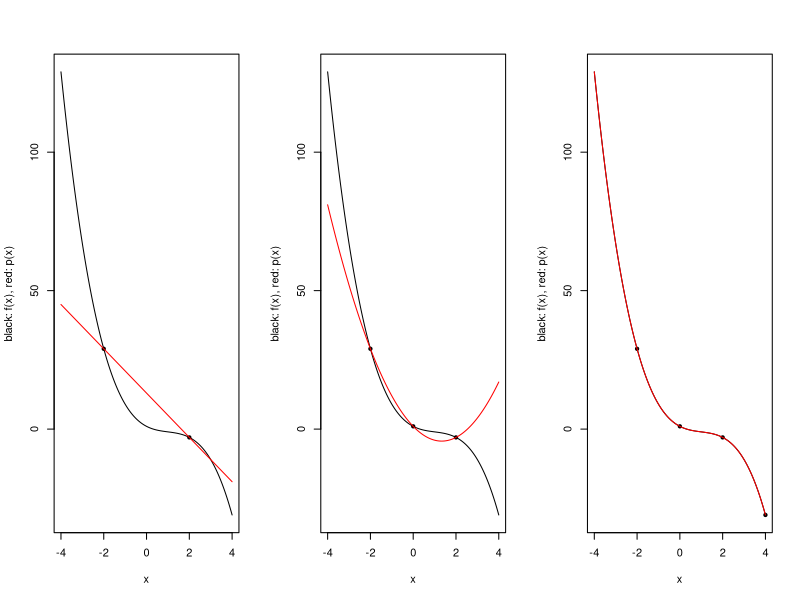
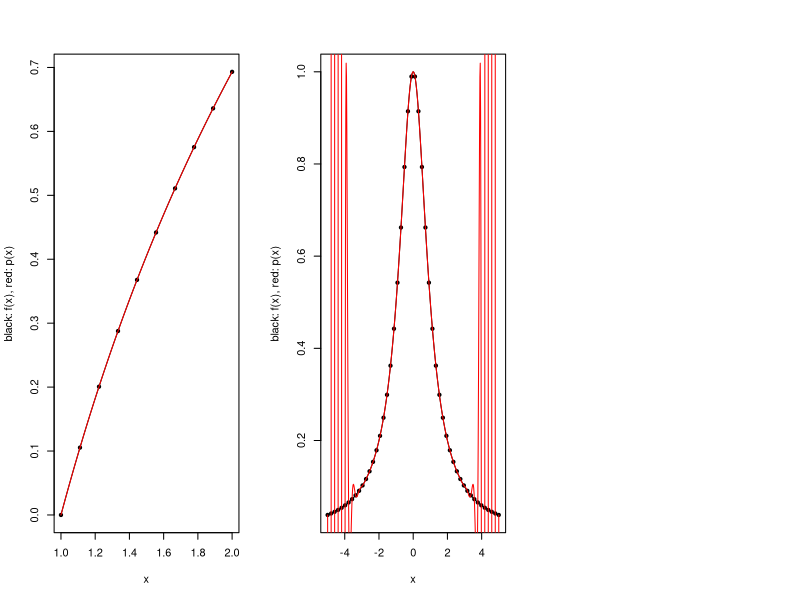
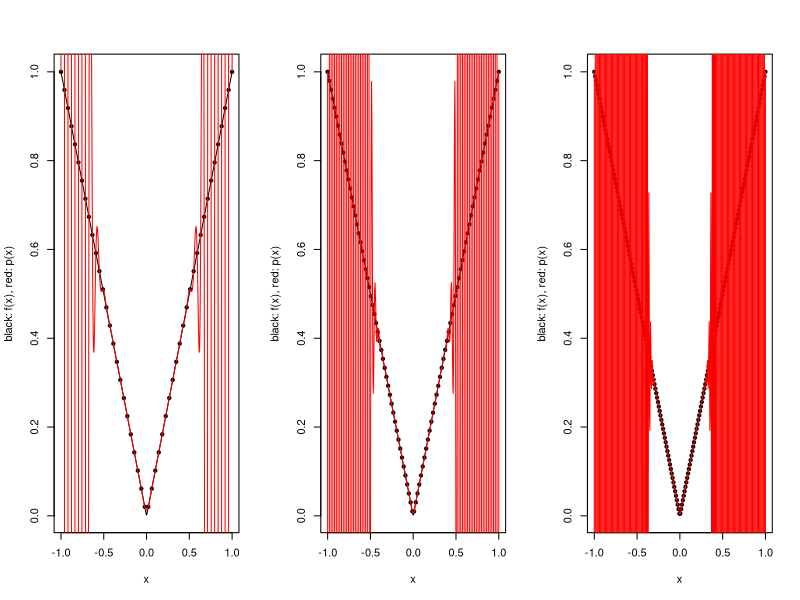
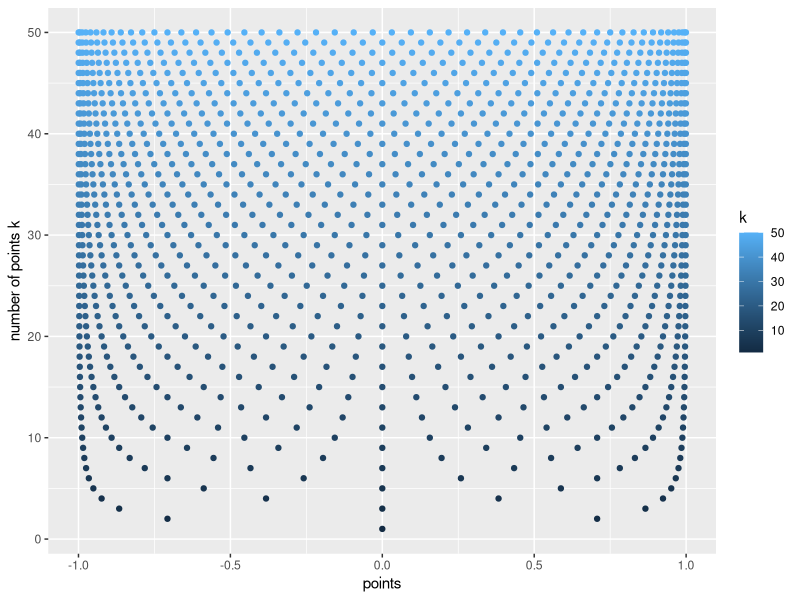
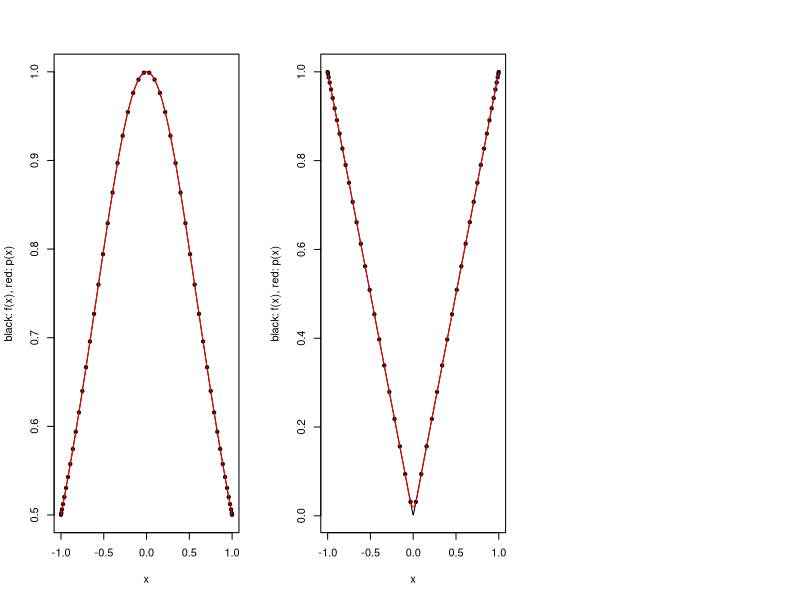
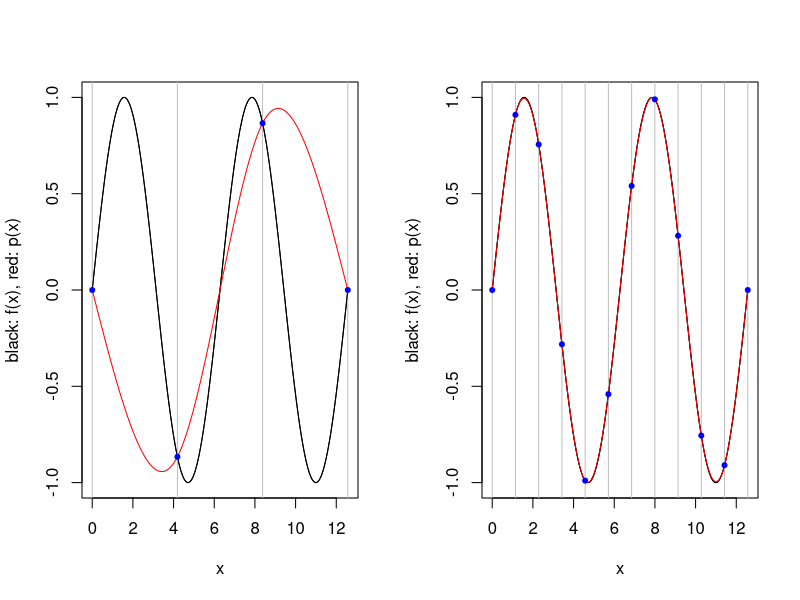
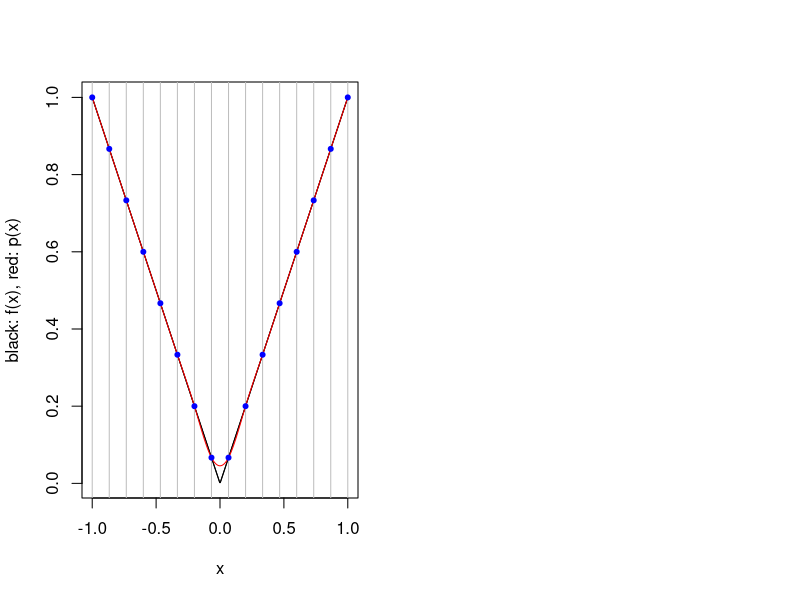
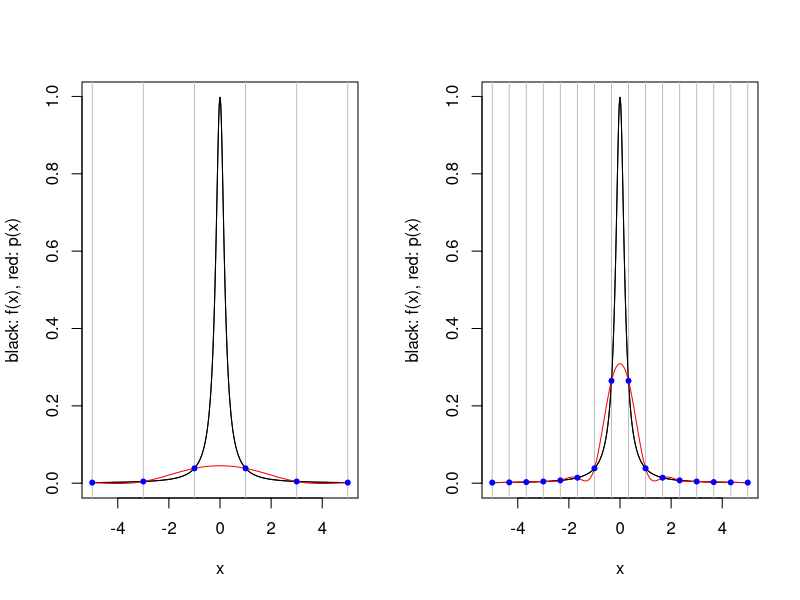

Reproduce these figures in R, in order.
## ---- chunk 1
knitr::opts_chunk$set(echo = TRUE, fig.align = 'center', fig.width=4, fig.height=4)
library(tidyverse)
library(magrittr)
library(reshape)
library(gridExtra)
## ---- chunk 2
construct.interpolating.polynomial <- function(f, xs) {
  k <- length(xs)
  fxs <- f(xs)
  p <- function(x) {
    value <- 0
    for (i in 1:k) {
      fi <- fxs[i]
      zs <- xs[setdiff(1:k,i)]
      li <- prod((x-zs)/(xs[i]-zs))
      value <- value + fi*li
    }
    return(value)
  }
  return(p)
}

plot.polynomial.approximation <- function(f, xs, a, b) {
  p <- construct.interpolating.polynomial(f, xs)
  vs <- seq(a, b, length.out=500)
  plot(vs, f(vs), type='l', xlab="x", ylab="black: f(x), red: p(x)")
  points(xs, f(xs), pch=20)
  lines(vs, vapply(vs, p, 0), col="red")
}

a <- -4
b <- 4

f <- function(x) {
  return(-x^3 + 3*x^2 - 4*x + 1)
}

par(mfrow=c(1,3))
plot.polynomial.approximation(f, c(-2, 2), a, b)
plot.polynomial.approximation(f, c(-2,0,2), a, b)
plot.polynomial.approximation(f, c(-2, 0, 2, 4), a, b)
## ---- chunk 3
construct.uniform.point.set <- function(a, b, k) {
  if (k==1) return(a)
  return(seq(a, b, length.out=k))
}

a <- 1
b <- 2
plot.polynomial.approximation(log, construct.uniform.point.set(a, b, 10), a, b)
## ---- chunk 4
a <- -5
b <- 5
f <- function(x) return(1/(1+x^2))
plot.polynomial.approximation(f, construct.uniform.point.set(a,b,50), a, b)
## ---- chunk 5
a <- -1
b <- 1
par(mfrow=c(1,3))
plot.polynomial.approximation(abs, construct.uniform.point.set(a,b,50), a, b)
plot.polynomial.approximation(abs, construct.uniform.point.set(a,b,100), a, b)
plot.polynomial.approximation(abs, construct.uniform.point.set(a,b,200), a, b)
## ---- chunk 6
construct.chebyshev.point.set <- function(k) {
  return(cos((2*(1:k)-1)/2/k*pi))
}

# visualize the Chebyshev points
chebyshev.visalization <- function(k){
  df <- data.frame(k = numeric(), points = list())
  for(i in 1:k){
    df <- rbind(df, data.frame(k=i, points = construct.chebyshev.point.set(i)))
  }
  ggplot(df, aes(color=k, x = points, y = k)) +
    geom_point(aes(color=k)) +
    labs(y="number of points k", xlab="")
}

# produce visualization
chebyshev.visalization(50)
## ---- chunk 7
plot.polynomial.approximation(f, construct.chebyshev.point.set(50), a, b)
plot.polynomial.approximation(abs, construct.chebyshev.point.set(50), a, b)
## ---- chunk 8
# compute spline parameters
create.spline.params <- function(f, xs) {
  n <- length(xs) - 1
  fxs <- f(xs)
  b <- d <- rep(0,n)
  h <- diff(xs)
  hlag2 <- diff(xs, lag=2)
  alpha <- 3/h[-1]*diff(fxs)[-1] - 3/h[-n]*diff(fxs)[-n]
  c <- l <- mu <- z <- rep(0,n+1)
  l[1] <- 1; mu[1] <- z[1] <- 0
  for (i in 2:(n)) {
    l[i] <- 2*hlag2[i-1] - h[i-1]*mu[i-1]
    mu[i] <- h[i]/l[i]
    z[i] <- (alpha[i-1]-h[i-1]*z[i-1])/l[i]
  }
  l[n+1] <- 1; z[n+1] <- c[n+1] <- 0
  for (j in n:1) {
    c[j] <- z[j] - mu[j]*c[j+1]
    b[j] <- (fxs[j+1] - fxs[j])/h[j] - h[j]*(c[j+1] + 2*c[j])/3
    d[j] <- (c[j+1]-c[j])/(3*h[j])
  }
  return(list(a=fxs, b = b, c = c, d = d))
}

# given parameters and the interval, return appropriate spline function
# this is needed as for n interpolation points, n-1 splines are produced
construct.spline <- function(a, b, c, d, i, xs) {
  return(function(x) a[i] + b[i]*(x - xs[i]) + c[i]*(x - xs[i])^2 + d[i]*(x - xs[i])^3)
}

# given x and interpolation points, return spline index
get.spline.subinterval <- function(x, xs){
  n <- length(xs-1)
  for(i in 1:n) {
    if (between(x, xs[i], xs[i+1])) return(i)
  }
}

# produce and plot the spline approximation for a function f and interpolation points xs
plot.cubic.splines.approximation <- function(f, xs){
  par <- create.spline.params(f, xs)
  spline <- function(x) construct.spline(par$a, par$b, par$c, par$d, 
                                         get.spline.subinterval(x, xs), xs)(x)
  vs <- seq(min(xs), max(xs), length.out=500)
  plot(vs, f(vs), type='l', xlab="x", ylab="black: f(x), red: p(x)")
  abline(v=xs, col = "grey")
  lines(vs, f(vs))
  lines(vs, vapply(vs, spline, 0), col="red")
  points(xs, f(xs), pch=20, col="blue")
}

## ---- chunk 9
par(mfrow=c(1,2))
plot.cubic.splines.approximation(sin, seq(0,4*pi, length.out=4))
plot.cubic.splines.approximation(sin, seq(0,4*pi, length.out=12))
## ---- chunk 10
plot.cubic.splines.approximation(function(x) abs(x), seq(-1,1, length.out=16))
## ---- chunk 11
par(mfrow=c(1,2))
plot.cubic.splines.approximation(function(x) 1/(1+25*x^2), seq(-5,5, length.out=6))
plot.cubic.splines.approximation(function(x) 1/(1+25*x^2), seq(-5,5, length.out=16))
## ---- chunk 12
plot.cubic.splines.approximation(function(x) 1/(1+25*x^2), seq(-5,5, length.out=45))
## ---- chunk 13
# returns the transition kernel P(x)
make.metropolis.hastings.kernel <- function(pi, Q) {
  q <- Q$density
  P <- function(x) {
      z <- Q$sample(x)
      alpha <- min(1, pi(z) * q(z, x) / pi(x) / q(x, z))
      if(runif(1) < alpha) {
        return(z)
      } else {
        return(x)
      }
  }
  return(P)
}

make.normal.proposal <- function(sigma) {
  Q <- list()
  Q$sample <- function(x) {
    return(rnorm(length(x), x, sigma))
  }
  Q$density <- function(x, z) {
    return(dnorm(z, x, sigma))
  }
  return(Q)
}

make.uniform.proposal <- function(range) {
  Q <- list()
  Q$sample <- function(x) {
    return(runif(length(x), x-range/2, x+range/2))
  }
  Q$density <- function(x, z) {
    return(dunif(z, z-range/2, z+range/2))
  }
  return(Q)
}

simulate.chain <- function(P, x0, n) {
  xs <- matrix(NA, n, length(x0))
  x <- x0
  for(i in 1:n) {
    x <- P(x)
    xs[i,] <- x
  }
  return(xs)
}
## ---- chunk 14
# generate markov chain using MH algorithm and N(0,0.5^2) proposal
# target: N(0,1)
n <- 1e4
xs <- simulate.chain(make.metropolis.hastings.kernel(dnorm,
                                                     make.normal.proposal(0.5)), 3, n)

# setup plot space
par(mfrow=c(1,2))

# plot the chain
plot(1:n, xs, type = 'l', xlab="iteration", 
     main="Trace of Markov chain")

# plot the density of the chain
plot(density(xs), main = "Density of samples")
seq <- seq(-10,10,length.out=1e5)
lines(seq, dnorm(seq), col="red")
## ---- chunk 15
par(mfrow = c(1,3))
for(iter in c(50, 500, 5000)) {
  # generate markov chain using MH algorithm and N(0,0.5^2) proposal
  # target: N(0,1)
  n <- iter
  xs <- simulate.chain(make.metropolis.hastings.kernel(dnorm,
                                                       make.normal.proposal(0.5)), 3, n)
  
  # plot the density of the chain
  plot(density(xs), main = "Density of samples")
  seq <- seq(-10,10,length.out=1e5)
  lines(seq, dnorm(seq), col="red")
}
## ---- chunk 16
# generate markov chain using MH algorithm and U[-5,5] proposal
# target: N(0,1)
n <- 5e4
xs <- simulate.chain(make.metropolis.hastings.kernel(dnorm,
                                                     make.uniform.proposal(5)), 3, n)

# plot the density of the chain
plot(density(xs), main = "Density of samples")
seq <- seq(-10,10,length.out=1e5)
lines(seq, dnorm(seq), col="red")
## ---- chunk 17
# generate markov chain using MH algorithm
# target: mixture of two normals
n <- 1e4
target <- function(x) {0.6*dnorm(x, -2, 1) + 0.4*dnorm(x, 5, 2)}
xs <- simulate.chain(make.metropolis.hastings.kernel(target,
                                                     make.normal.proposal(2)), 10, n)

# setup plot space
par(mfrow=c(1,2))

# plot the chain
plot(1:n, xs, type = 'l', xlab="iteration", 
     main="Trace of Markov chain")

# plot the density of the chain
plot(density(xs), main = "Density of samples")
seq <- seq(-20,20,length.out=1e5)
lines(seq, target(seq), col="red")
## ---- chunk 18
# higher-dimensional problem --- target: 2D multivariate normal distributions
# construct target
dmvnorm <- function(x, mu, sigma) return(as.vector(
  exp(-t(x - mu) %*% solve(sigma) %*% (x - mu)/2)/sqrt((2*pi)^length(x)*det(sigma))
  ))
mu1 <- c(2,2); mu2 <- c(-1,-1)
sigma1 <- matrix(c(1,0.3,0.3,1),2,2); sigma2 <- matrix(c(1,-0.1,-0.1,1),2,2)
target <- function(x) return(dmvnorm(x, mu1, sigma1) + dmvnorm(x, mu2, sigma2))

# evaluate density of target over grid
seq <- seq(-5,6,length.out=5e2)
mat <- outer(seq, seq, Vectorize(function(x, y) target(c(x,y))))
rownames(mat) <- colnames(mat) <- seq

# make contour plot
longmat <- melt(mat) #reshape data
p1 <- longmat %>%
  ggplot() +
  geom_raster(aes(x = X1, y = X2, fill = value)) +
  geom_contour(aes(x = X1, y = X2, z = value), col = "white") +
  labs(title="Contour plot of the target")

# simulate chain
n <- 300
xs <- simulate.chain(make.metropolis.hastings.kernel(target,
                                                     make.normal.proposal(3)), c(-5,0), n)

# make plot of chain over contour
p2 <- longmat %>%
  ggplot() +
  geom_raster(aes(x = X1, y = X2, fill = value)) +
  geom_contour(aes(x = X1, y = X2, z = value), col = "white") +
  geom_path(data = as.data.frame(xs), aes(x=V1, y = V2), col="red") +
  geom_point(data = as.data.frame(xs), 
             aes(x=V1, y = V2), pch=21, fill="red", col="white") +
  labs(title="Contour plot of the target")

# plot p1, p2 side-by-side
grid.arrange(p1,p2,ncol=2)
## ---- chunk 19
# target: sum of two uniform densities
# proposal with interval length 2
n <- 1e3
target <- function(x) {0.5*dunif(x, -2,-1) + 0.5*dunif(x, 1, 2)}
xs <- simulate.chain(make.metropolis.hastings.kernel(target,
                                                     make.uniform.proposal(2)), 2, n)

# setup plot space
par(mfrow=c(1,2))

# plot the chain
plot(xs, type = 'l', ylim=c(-2,2), xlab="iteration", 
     main="Trace of Markov chain")

# plot the density of the chain
plot(density(xs), main = "Density of samples", xlim=c(-3,3))
seq <- seq(-20,20,length.out=1e5)
lines(seq, target(seq), col="red")

# target: sum of two uniform densities
# proposal with interval length 5
n <- 1e4
target <- function(x) {0.5*dunif(x, -2,-1) + 0.5*dunif(x, 1, 2)}
xs <- simulate.chain(make.metropolis.hastings.kernel(target,
                                                     make.uniform.proposal(5)), 2, n)

# setup plot space
par(mfrow=c(1,2))

# plot the chain
plot(xs, type = 'l', ylim=c(-2,2), xlab="iteration", 
     main="Trace of Markov chain")

# plot the density of the chain
plot(density(xs), main = "Density of samples", xlim=c(-3,3))
seq <- seq(-20,20,length.out=1e5)
lines(seq, target(seq), col="red")
## ---- chunk 20
simulate.chains <- function(P, x0, n, n.chains, n.cores = 4) {
  require(parallel)
  require(doParallel)
  # parallelize chains
  registerDoParallel(n.cores)
  simulations <- foreach(i=1:n.chains, .combine="rbind") %dopar% {
    x <- x0[i]
    foreach(i=1:n, .combine="c") %do% {P(x)}
  }
  stopImplicitCluster()
  return(simulations)
}

# generate markov chain using MH algorithm
# target: mixture of two normals
n <- 5e3; set.seed(123)
target <- function(x) {0.6*dnorm(x, -2, 1) + 0.4*dnorm(x, 5, 2)}
xs <- simulate.chains(make.metropolis.hastings.kernel(target,
                                                      make.normal.proposal(1)), 
                      runif(4,-10,10), n, 4)

# setup plot space
par(mfrow=c(2,2))

# plot the chains
ylimits <- c(min(xs), max(xs))
for(i in 1:4){
  plot(1:n, xs[i,], type = 'l', xlab="iteration", ylim=ylimits,
       ylab="x", main=paste0("Trace of Markov chain ", i))
}
